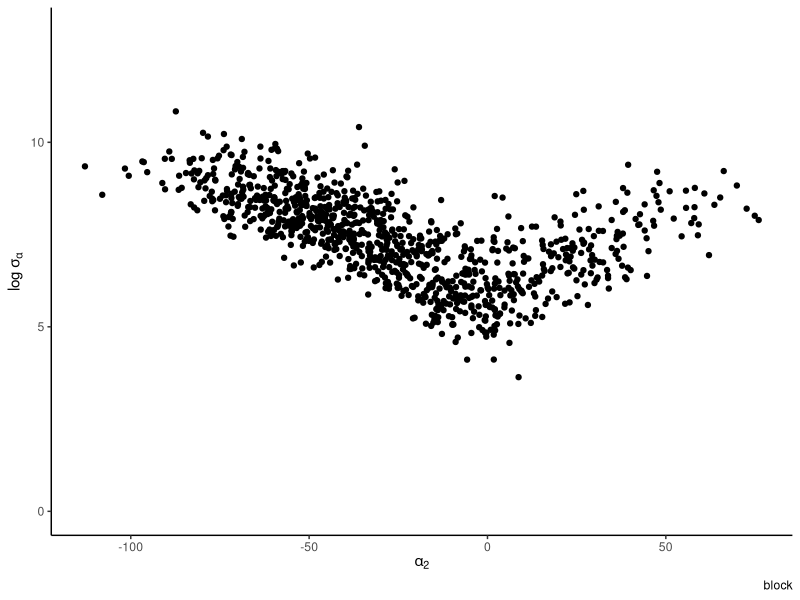
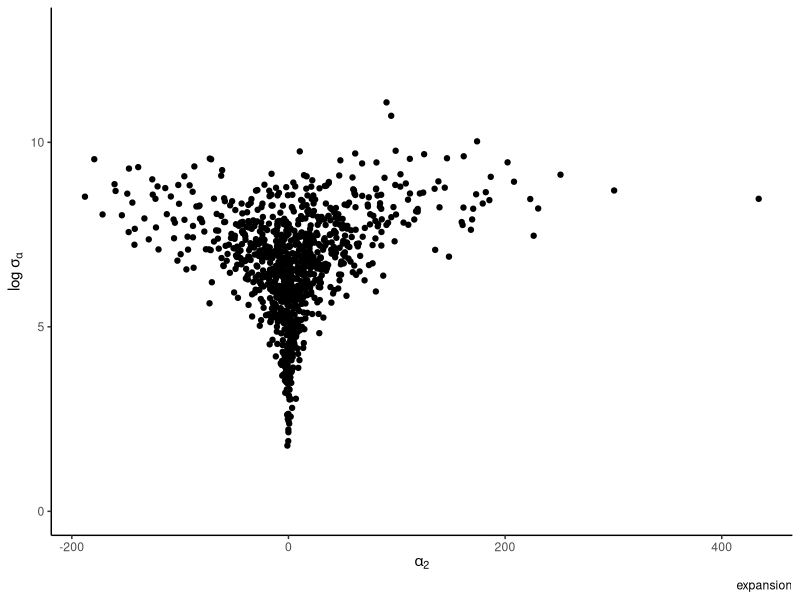

Recreate these plots in R, in order. (Note: this script raises an error after producing the figures.)
library(ggplot2)

# Eight school data
es <- data.frame(
  school = LETTERS[1:8],
  y = c(28, 8, -3, 7, -1, 1, 18, 12),
  se = c(15, 10, 16, 11, 9, 11, 10, 18)
)
n <- nrow(es)
B <- 1e3L
set.seed(80601)
# Starting values
alpha <- rnorm(0, sd = 0.01)
mu <- mean(es$y)
sigma_al <- sqrt(var(es$y) - mean(es$se))
pars1 <- matrix(NA, nrow = B, ncol = n + 2)
var_mu <- 1 / sum(1 / es$se^2)
for (b in seq_len(B)) {
  var_al <- 1 / (1 / es$se^2 + 1 / sigma_al^2)
  pars1[b, 1:n] <- alpha <- rnorm(
    n = n,
    mean = var_al * (es$y - mu) / es$se^2,
    sd = sqrt(var_al)
  )
  pars1[b, n + 1] <- mu <- rnorm(
    n = 1,
    mean = var_mu * sum((es$y - alpha) / es$se^2),
    sd = sqrt(var_mu)
  )
  pars1[b, n + 2] <- sigma_al <- sum(alpha^2) / rchisq(1, df = n - 1)
}

## Sampler 2
# Same model, with joint updates
set.seed(80601)
# Starting values
alpha <- rnorm(0, sd = 0.01)
mu <- mean(es$y)
sigma_al <- sqrt(var(es$y) - mean(es$se))
pars2 <- matrix(NA, nrow = B, ncol = n + 2)
for (b in seq_len(B)) {
  var_al <- 1 / (1 / es$se^2 + 1 / sigma_al^2)
  # Sample from joint of alpha, mu
  # by taking p(alpha | sigma_al, y) * p(mu | alpha, sigma_al, y)
  pars2[b, 1:n] <- alpha <- rnorm(
    n = n,
    mean = var_al * es$y / es$se^2,
    sd = sqrt(var_al)
  )
  pars2[b, n + 1] <- mu <- rnorm(
    n = 1,
    mean = var_mu * sum((es$y - alpha) / es$se^2),
    sd = sqrt(var_mu)
  )
  pars2[b, n + 2] <- sigma_al <- sum(alpha^2) / rchisq(1, df = n - 1)
}

# Parameter expansion - V+PX sampler
a <- 1
pars3 <- matrix(NA, nrow = B, ncol = n + 3)
for (b in seq_len(B)) {
  var_al <- 1 / (1 / es$se^2 + 1 / sigma_al^2)
  # Sample from joint of alpha, mu
  # by taking p(alpha | sigma_al, y) * p(mu | alpha, sigma_al, y)
  alpha_st <- rnorm(n = n, mean = var_al * es$y / es$se^2, sd = sqrt(var_al))
  pars3[b, n + 1] <- mu <- rnorm(
    n = 1,
    mean = var_mu * sum((es$y - alpha) / es$se^2),
    sd = sqrt(var_mu)
  )
  pars3[b, n + 2] <- sigma_al_st <- sum(alpha_st^2) / rchisq(1, df = n - 1)
  pars3[b, n + 3] <- a <- rnorm(
    n = 1,
    mean = sum(alpha_st * (es$y - mu) / es$se^2) / sum(alpha_st^2 / es$se^2),
    sd = sqrt(sum(alpha_st^2 / es$se^2))
  )
  pars3[b, 1:n] <- alpha_st * a
  pars3[b, n + 2] <- sigma_al <- abs(a) * sigma_al_st
}


# Funnel behaviour and poor sampling of first model
g1 <- ggplot(
  data = data.frame(
    beta2 = c(pars1[, 2]),
    sigma = c(pars1[, n + 2])
  ),
  mapping = aes(x = beta2, y = log(sigma))
) +
  geom_point() +
  scale_color_grey() +
  scale_y_continuous(limits = c(0, 13)) +
  labs(
    x = expression(alpha[2]),
    y = expression("log" ~ sigma[alpha]),
    caption = "block"
  ) +
  theme_classic()
g2 <- ggplot(
  data = data.frame(
    beta2 = c(pars3[, 2]),
    sigma = c(pars3[, n + 2])
  ),
  mapping = aes(x = beta2, y = log(sigma))
) +
  geom_point() +
  scale_color_grey() +
  scale_y_continuous(limits = c(0, 13)) +
  labs(
    x = expression(alpha[2]),
    y = expression("log" ~ sigma[alpha]),
    caption = "expansion"
  ) +
  theme_classic()
g1 + g2
